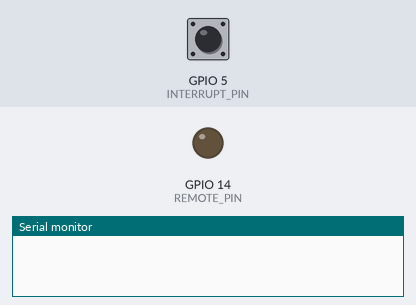
The sketch below on a simulated ESP8266 (NodeMCU). Shown: output pins drawn as LEDs (lit = HIGH), the last lines printed to the serial monitor. Inputs (shaded band) come from the test bench; at power-on: GPIO 5 (INTERRUPT_PIN) HIGH.

Above: at 1.2 s.
1.3 s: GPIO 5 (INTERRUPT_PIN) pulled LOW for 0.15 s
At 2.3 s:
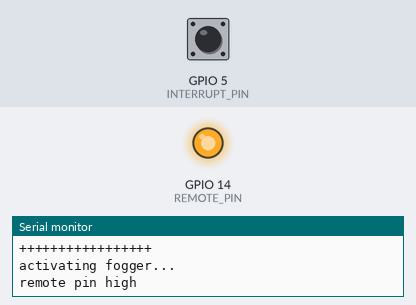
4.4 s: GPIO 5 (INTERRUPT_PIN) pulled LOW for 1 s
Timing chart, 0 to 7.4 s (numbered marks = the images above; inputs shaded):
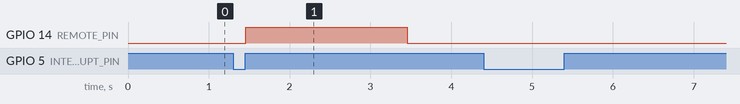

The sketch:

control_remote.ino
```cpp
#include <Arduino.h>

#define SERIAL_BAUD (115200)

#define REMOTE_PIN (14) // D5
#define INTERRUPT_PIN (5) // D1

#define CALC_MINUTES(min) (1000 * 60 * min)

#define RUN_TIME (CALC_MINUTES(10))
#define OFF_TIME (CALC_MINUTES(15))

volatile bool motionDetected = false;
volatile bool isRunning = false;
volatile bool shouldRun = true;
volatile unsigned long startTime = 0;
volatile unsigned long offTime = 0;

void ICACHE_RAM_ATTR setRemote() {
  Serial.println("-----------------");
  Serial.println("motion detected....");
  if(isRunning == true) {
    Serial.println("already running");
    Serial.println("-----------------");
    return;
  }

  Serial.println("can activate fogger");
  motionDetected = true;
  Serial.println("-----------------");
}

void triggerRemote() {
  Serial.println("remote pin high");
  digitalWrite(REMOTE_PIN, HIGH);
  delay(2000);
  Serial.println("remote pin low");
  digitalWrite(REMOTE_PIN, LOW);
}

void setup() {
  // put your setup code here, to run once:
  Serial.begin(SERIAL_BAUD);
  pinMode(REMOTE_PIN, OUTPUT);
  pinMode(INTERRUPT_PIN, INPUT_PULLUP);

  digitalWrite(REMOTE_PIN, LOW);

  attachInterrupt(digitalPinToInterrupt(INTERRUPT_PIN), setRemote, RISING);
}

void loop() {
  if(shouldRun == false) {
    // Check if we're in the off timeout & if the timeout expired, then allow to run
    unsigned long curTime = millis();
    if (curTime - offTime >= OFF_TIME) {
      Serial.println("=================");
      Serial.println("off timer expired");
      shouldRun = true;
      Serial.println("=================");
    }
  } else if(motionDetected == true) {
    Serial.println("+++++++++++++++++");
    Serial.println("activating fogger...");
    triggerRemote();
    startTime = millis(); // start timer by recording the current time
    motionDetected = false;
    isRunning = true;
    Serial.println("+++++++++++++++++");
  } else if(isRunning == true) {
    // if 15 minutes have elapsed
    unsigned long curTime = millis();
    if (curTime - startTime >= RUN_TIME) {
      Serial.println("*****************");
      Serial.println("deactivating fogger...");
      triggerRemote();

      isRunning = false;
      offTime = millis(); // start the timer so it doesn't run
      shouldRun = false;
      Serial.println("*****************");
    }
  }
}
```

Measured:
- after the input at 1.3 s, GPIO 14 (REMOTE_PIN): LOW → HIGH after 0.16 s, → LOW 2.0 s later
